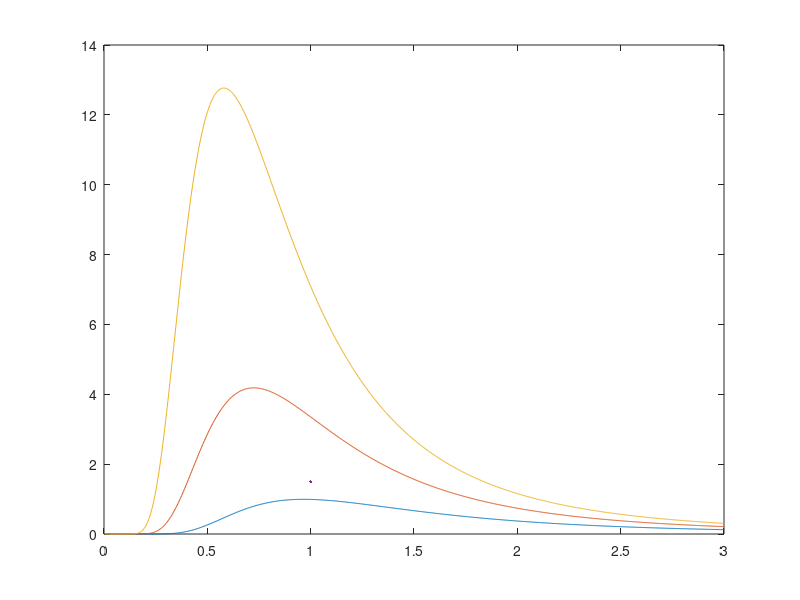

Source code (MATLAB): (Note: this script raises an error after producing the figure.)
clear
close all

c = 2.998e8;  % m/s
h = 6.626e-34;  % Js
kB = 1.38e-23;  % J/K

lambda = 1e-6 * linspace(0, 3, 1e3);  % um
T = [3000 4000 5000]';  % K

nu = c./ lambda;
hnu = h * nu;
kBT = kB * T;
I = 2 * h * c^2./ (lambda.^5.* (exp(hnu./ kBT) - 1));

p1 = lincomp(plot(1e6 * lambda, 1e-12 * I, LineWidth=1.5));
hold on

I_W = 2 * h * c^2./ (lambda.^5.* exp(hnu./ kBT(end)));
I_RJ = 2 * c * kBT(end)./ lambda.^4;
p2 = lincomp(plot(1e6 * lambda, 1e-12 * I_W, '-.', Color=[1 1 1]*.3));
p3 = lincomp(plot(1e6 * lambda, 1e-12 * I_RJ, 'k--'), ylim=[0 15]);

lr = 380;
lv = 740;
p4 = patch(1e-3 * [lr lv lv lr], 15 * [0 0 1 1], [1 0 0 1], EdgeColor="none", FaceAlpha=.1);
colormap hsv

set(gca, Children=[p1; p2; p3; p4])

xlabel("$\lambda/\mu\mathrm{m}$", Interpreter="latex")
ylabel("$B_\lambda/(\mathrm{MW}\,\mathrm{m}^{-2}\,\mathrm{sr}^{-1}\,{\mu\mathrm{m}}^{-1})$", Interpreter="latex")
ylim([0, 15])

pad_legend(legend([p1; p2; p3], "$T=" + [T + "$ K"; ...
    T(end) + "$ K (" + ["Wien"; "Rayleigh-Jeans"] + ")~"], ...
    Interpreter="latex"));
grid on

set(gcf, Units='centimeters', Position=[2 2 11.5 8])

exportgraphics(gca, '../blackbody.pdf', ContentType='vector', BackgroundColor='none')
